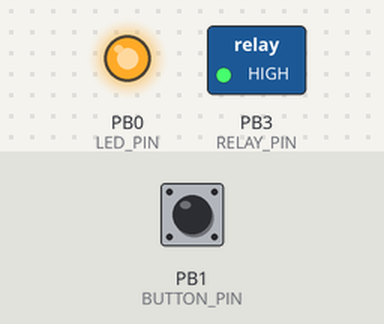
Bench run of a sketch on a simulated ATtiny85, built with avr-gcc and run on an emulated ATtiny85. Parts: switched loads named in the sketch (green lamp = pin HIGH), output pins drawn as LEDs (lit = HIGH). The test bench sets the inputs (shaded band); at power-on: PB1 (BUTTON_PIN) HIGH. EEPROM starts erased.

Above: at 1.2 s.
1.3 s: PB1 (BUTTON_PIN) pulled LOW for 0.15 s
At 1.9 s:
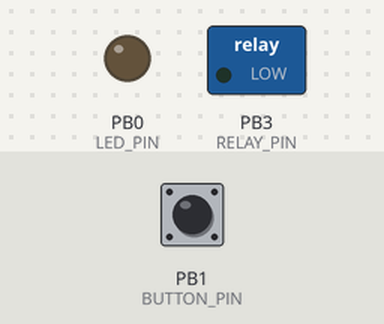
3.0 s: PB1 (BUTTON_PIN) pulled LOW for 1 s
At 6.53 s:
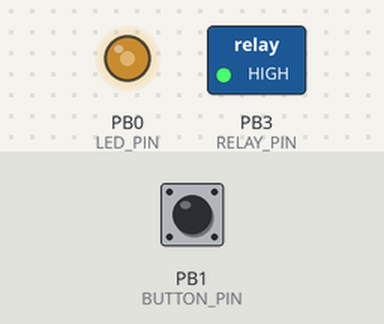
7.0 s: PB1 (BUTTON_PIN) pulled LOW for 0.15 s
At 10.51 s:
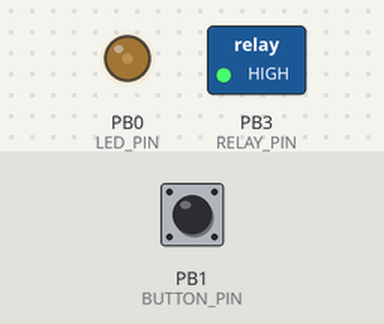
Timing chart, 0 to 37.5 s (numbered marks = the images above; inputs shaded):
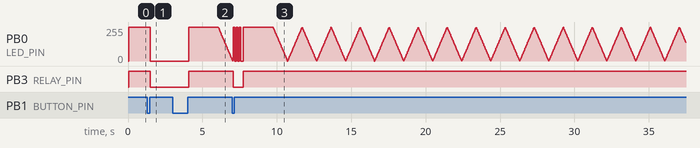

Measured:
- after the input at 1.3 s, PB3 (RELAY_PIN): HIGH → LOW after 0.21 s
- after the input at 3.0 s, PB3 (RELAY_PIN): LOW → HIGH after 1.1 s
- after the input at 7.0 s, PB3 (RELAY_PIN): HIGH → LOW after 0.07 s, → HIGH 0.66 s later

The sketch:

ATToaster.ino
```cpp
/*
This Arduino sketch implements the functionality for controlling a toaster using a relay, an LED, and a button. Here's a summary of the user functionality:

Relay Activation (Toasting Time):
- The relay controls the toaster's heating element. When activated, it powers the toaster for a specific duration (toasting time).
- The toasting time is stored in EEPROM memory, allowing it to persist even after the device is powered off. If no valid time is stored, a default duration is used.

Button Behavior:
- Short Press: Activates the relay, starting the toasting process. The relay remains on for the configured toasting time.
- Long Press: Enters an adjustment mode where the user can set a new toasting time. The duration is saved to EEPROM once adjustment is complete.

LED Indicators:
- Steady ON: Indicates that the relay is active, and the toaster is currently toasting.
- Pulsating: Indicates that the device is in adjustment mode, allowing the user to set the toasting time.

Relay and LED Logic:
- The relay automatically turns off after the configured toasting time has elapsed.
- The LED turns off when the relay is deactivated.
- If the device is in adjustment mode, the relay does not activate, and the LED pulsates to signal the mode.

This sketch ensures that the toaster operates safely and conveniently, with user-friendly feedback through the LED and persistent storage of the toasting duration.
*/

/**
 * On ATTiny85 it works best with ATTinyCore (no bootloader) and 8 MHz (internal)
 * http://drazzy.com/package_drazzy.com_index.json
 * Burn the bootloader to set the fuses correctly
 * When using USBTinyISP use SLOW mode
 */

#include <EEPROM.h>
#include "ZTimer.h"
#include "LED.h"

//PIN Configuration
#define LED_PIN 0
#define RELAY_PIN 3
#define BUTTON_PIN 1

//Logic Configuration
#define LONG_PRESS_THRESHOLD 2000 //Time after which a button press is considered long-press
#define DEBOUNCE_DELAY 50 // the debounce time; increase if the output flickers
#define LED_PULSE_TIME 6000 // Time in ms for the LED to complete a full pulse cycle
#define LED_PULSE_STEPS 255 // Number of steps in the LED pulse cycle
#define INITIAL_PULSE_BRIGHTNESS 255 // Initial brightness for the LED pulse
#define EEPROM_BASE_ADDRESS 0 // Base address for EEPROM storage
#define UNWRITTEN_EEPROM_LOCATION_VALUE 0xFFFF // Value indicating an unwritten EEPROM location
#define RELAY_DEFAULT_ACTIVATION_TIME 30 * 1000 //Default activation time in seconds
#define CPU_BREAK_DURATION 10 //CPU break duration in ms
#define BUTTON_PRESSED_STATE HIGH  //Default is HIGH with pull-up resistor, LOW with a pull down for normal push buttons (opposite for momentary push buttons)
#define BLINK_COUNT 3 // How many times to blink the LED to confirm the new relay activation time
#define BLINK_DURATION 100 //Blink duration in ms

//Global variables
uint8_t debouncedButtonState; // The debounced state of the button. HIGH or LOW
uint8_t lastButtonState = BUTTON_PRESSED_STATE == HIGH ? LOW : HIGH; // Previous state of the button for debouncing
unsigned long lastDebounceTime = 0;  //The last time the output pin was toggled
unsigned long lastRelayActivationTime = 0; // The last time the relay was activated
unsigned long relayActivationDuration = 0; // The duration for which the relay should be activated
unsigned long lastButtonPressedTime = 0; // The last time the button was pressed (for debouncing)
bool buttonIsPressed = false;
bool relayIsOn = false;
bool isInAdjustmentMode = false;

ZTimer ledTimer;
LED led = LED(LED_PIN, INITIAL_PULSE_BRIGHTNESS);

/**
 * Handles the LED timer event. If the device is in adjustment mode, it updates the LED state.
 * This applies the brightness changes to the LED in a pulsating manner.
 */
void handleLedTimerEvent() {
  if(isInAdjustmentMode){
    led.update();
  }
}

void setup() {
  ADCSRA = 0; // disable ADC as we don't need it and can save a bit of energy
  pinMode(LED_PIN, OUTPUT);
  pinMode(BUTTON_PIN, INPUT);
  pinMode(RELAY_PIN, OUTPUT);
  relayActivationDuration = getRelayActivationDurationFromMemory();

  ledTimer.setCallBack(handleLedTimerEvent);
  ledTimer.setWaitTime(LED_PULSE_TIME / LED_PULSE_STEPS / 2);
  ledTimer.resetTimer(true);
}

void loop() {
  ledTimer.checkTime();
  int currentButtonState = digitalRead(BUTTON_PIN);

  // If the switch changed, due to noise or pressing: reset the debouncing timer
  if (currentButtonState != lastButtonState) {
    lastDebounceTime = millis();
  }

  performButtonActions(currentButtonState);
  turnOffRelayIfNecessary();
  lastButtonState = currentButtonState;
  delay(CPU_BREAK_DURATION); //Let the CPU take a break for a bit
}

/**
 * Handles button actions based on the current button state.
 * The actions are as follows:
 * - If the button is pressed, toggle the relay state.
 * - If the button is pressed for a long time, enter adjustment mode.
 * - If the button is released and the device is in adjustment mode, exit adjustment mode and save the current relay activation duration to EEPROM.
 * @param currentButtonState The current state of the button (pressed or not pressed).
 */
void performButtonActions(int currentButtonState){
  bool signalIsStable = (millis() - lastDebounceTime) > DEBOUNCE_DELAY;
  if (!signalIsStable) return;

  bool buttonStateHasChanged = (currentButtonState != debouncedButtonState);
  debouncedButtonState = currentButtonState;
  buttonIsPressed = debouncedButtonState == BUTTON_PRESSED_STATE;
  unsigned long timeSinceButtonPressed = millis() - lastButtonPressedTime;

  if (buttonStateHasChanged) {
    if(buttonIsPressed){
      relayIsOn = !relayIsOn;
      lastButtonPressedTime = millis();

      if(relayIsOn) {
        lastRelayActivationTime = millis();
      }

      digitalWrite(LED_PIN, relayIsOn);
      digitalWrite(RELAY_PIN, relayIsOn);
    } else if(isInAdjustmentMode) {
      isInAdjustmentMode = false;
      digitalWrite(RELAY_PIN, LOW);
      relayIsOn = false;
      relayActivationDuration =  timeSinceButtonPressed;
      saveRelayActivationDurationToMemory(relayActivationDuration);
      led.blink(BLINK_COUNT, BLINK_DURATION);
      led.setCurrentBrightness(INITIAL_PULSE_BRIGHTNESS);
    }

  } else if(relayIsOn && buttonIsPressed && timeSinceButtonPressed > LONG_PRESS_THRESHOLD) {
      isInAdjustmentMode = true;
  }
}

/**
 * Retrieves the relay activation duration from EEPROM memory.
 * @return The duration in milliseconds. If no valid value is found, returns the default duration.
 */
unsigned long getRelayActivationDurationFromMemory(){
  int seconds = 0;
  EEPROM.get(EEPROM_BASE_ADDRESS, seconds);
  unsigned long milliSeconds = seconds != UNWRITTEN_EEPROM_LOCATION_VALUE ? seconds * 1000 : RELAY_DEFAULT_ACTIVATION_TIME;
  return milliSeconds;
}

/**
 * Saves the relay activation duration to the EEPROM
 * @param milliseconds The duration in milliseconds to save
 */
void saveRelayActivationDurationToMemory(unsigned long milliseconds){
  int seconds = milliseconds / 1000;
  EEPROM.put(EEPROM_BASE_ADDRESS, seconds);
}

/**
 * Turns off the relay if it has been on for longer than the specified duration
 * and the device is not in adjustment mode.
 */
void turnOffRelayIfNecessary(){
  if(!isInAdjustmentMode && relayIsOn && (millis() - lastRelayActivationTime) > relayActivationDuration) {
    digitalWrite(LED_PIN, LOW);
    digitalWrite(RELAY_PIN, LOW);
    relayIsOn = false;
  }
}
```

LED.cpp
```cpp
#include "LED.h"
#include <Arduino.h>

LED::LED(int ledPin, int initialBrightness) : _ledPin(ledPin) {
	pinMode(_ledPin, OUTPUT);
  setCurrentBrightness(initialBrightness);
}

void LED::update() {
	pulsateLED();
}

void LED::setCurrentBrightness(int brightness) {
  _currentLEDBrightness = brightness;
  _pulsateDirection = _currentLEDBrightness == MAX_BRIGHTNESS ? -1 : 1;
}

void LED::blink(int times, int blinkSpeed){
  for(int i = 0; i < times; ++i){
    digitalWrite(_ledPin, HIGH);
    delay(blinkSpeed);
    digitalWrite(_ledPin, LOW);
    delay(blinkSpeed);
  }
}

void LED::pulsateLED(){
  _currentLEDBrightness = _currentLEDBrightness + (_brightnessStepSize * _pulsateDirection);
  analogWrite(_ledPin, _currentLEDBrightness);
  if(_currentLEDBrightness + _brightnessStepSize > MAX_BRIGHTNESS || _currentLEDBrightness - _brightnessStepSize < 0) _pulsateDirection *= -1;
}
```

LED.h
```cpp
#ifndef LED_H
#define LED_H

#define MAX_BRIGHTNESS 255

class LED {
 public:
 	void update();
	void setCurrentBrightness(int brightness);
	void blink(int times, int blinkSpeed);
 	LED(int ledPin, int initialBrightness);

 private:
  	int _brightnessStepSize = 5;
 	int _ledPin;
 	int _currentLEDBrightness = 0;
	int _pulsateDirection = 1;
	void pulsateLED();
};

#endif
```

ZTimer.cpp
```cpp
#include <Arduino.h>
#include "ZTimer.h"

ZTimer::ZTimer() {}

bool ZTimer::checkTime() { //Delay time expired function "CheckTime()"
  unsigned long currentTime = getNow();
  unsigned long remainingTime = currentTime - _lastCheckedTime;
  bool shouldFire = _enabled && remainingTime >= _waitTime;

  if (!shouldFire) {
    return false; // Still Waiting
  }

  if (_shouldRestart) _lastCheckedTime = _fireEveryTime ? (_lastCheckedTime + _waitTime) : currentTime; //get ready for the next iteration Every or (After) Has Different affects

  if (_callback) {
    _callback();
  }
  return true; // Timer Finished
}

ZTimer& ZTimer::setCallBack(TimerCallback callback){
  _callback = callback;
  return *this;
}

ZTimer& ZTimer::stopTimer() {
  _remainingTime = getNow() - _lastCheckedTime;
  _enabled = false;
  return *this;
}

ZTimer& ZTimer::startTimer() {
  _lastCheckedTime = getNow() + _remainingTime;
  _enabled = true;
  return *this;
}

ZTimer& ZTimer::resetTimer(bool restart ) {
  _lastCheckedTime = getNow();
  _shouldRestart = restart;
  _enabled = true;
  return *this;
}
ZTimer& ZTimer::setWaitTime(unsigned long Time){
  _waitTime = Time;     // Change the timers delay time
  return *this;
}

ZTimer& ZTimer::setLastTime(unsigned long Time){
  _lastCheckedTime  = Time;    // Change the timers last time
  return *this;
}

ZTimer& ZTimer::pause() {
  _shouldRestart = false ;    // Pauses Timer at end of timing WARNING CheckTimer() returns true at end of timing event and wont reset to false
  return *this;
}
ZTimer& ZTimer::enableFireEverytime()  {
  _fireEveryTime = true ;   // By adding waitMillis to lastMillis timing will always shift by (waitMillis)
  return *this;
}
ZTimer& ZTimer::enableFireAfter()  {
  _fireEveryTime = false;   // By shifting to millis() the next time interval will always be (waitMillis) long
  return *this;
}
ZTimer& ZTimer::useMicros() {
  _useMicroSeconds = true ;    // Pauses Timer at end of timing WARNING CheckTimer() returns true at end of timing event and wont reset to false
  _lastCheckedTime = getNow();
  return *this;
}
ZTimer& ZTimer::useMillis() {
  _useMicroSeconds = false ;    // Pauses Timer at end of timing WARNING CheckTimer() returns true at end of timing event and wont reset to false
  _lastCheckedTime = getNow();
  return *this;
}

unsigned long ZTimer::getNow() {
  return _useMicroSeconds ? micros() : millis();
}
unsigned long ZTimer::getWaitTime(){
  return _waitTime;            // Access the timers delay time
}
unsigned long ZTimer::getLastTime(){
  return _lastCheckedTime;           // Access the timers last time
}
```

ZTimer.h
```cpp
#ifndef _ZTimer_H_
#define _ZTimer_H_

class ZTimer {
public:
	typedef void (*TimerCallback)(void);// Create a type to point to a funciton.
	ZTimer();
	bool checkTime();
	ZTimer& setCallBack(TimerCallback callback);
	ZTimer& stopTimer();
	ZTimer& startTimer();
	ZTimer& resetTimer(bool restart = true);
	ZTimer& setWaitTime(unsigned long Time);
	ZTimer& setLastTime(unsigned long Time);
	ZTimer& pause();
	ZTimer& enableFireEverytime();
	ZTimer& enableFireAfter();
	ZTimer& useMillis();
	ZTimer& useMicros();

	unsigned long getNow();
	unsigned long getWaitTime();
	unsigned long getLastTime();

private:
	volatile TimerCallback _callback = nullptr;
	unsigned long _waitTime;
	bool          _fireEveryTime;
	bool          _useMicroSeconds;
	bool          _shouldRestart;
	bool          _enabled;
	unsigned long _lastCheckedTime;
	unsigned long _remainingTime;
};
#endif
```
